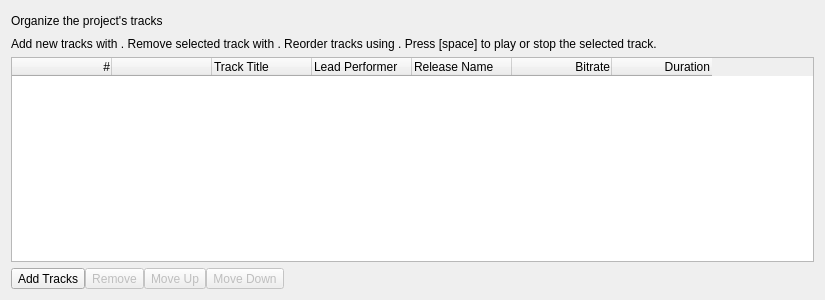
<?xml version="1.0" encoding="UTF-8"?>
<ui version="4.0">
 <class>track_list_page</class>
 <widget class="QWidget" name="track_list_page">
  <property name="geometry">
   <rect>
    <x>0</x>
    <y>0</y>
    <width>825</width>
    <height>300</height>
   </rect>
  </property>
  <layout class="QVBoxLayout" name="verticalLayout">
   <item>
    <widget class="QWidget" name="widget" native="true">
     <layout class="QHBoxLayout" name="horizontalLayout">
      <property name="leftMargin">
       <number>0</number>
      </property>
      <property name="topMargin">
       <number>0</number>
      </property>
      <property name="rightMargin">
       <number>0</number>
      </property>
      <property name="bottomMargin">
       <number>0</number>
      </property>
      <item>
       <widget class="QLabel" name="label">
        <property name="text">
         <string>Organize the project's tracks</string>
        </property>
       </widget>
      </item>
      <item>
       <spacer name="horizontalSpacer">
        <property name="orientation">
         <enum>Qt::Horizontal</enum>
        </property>
        <property name="sizeHint" stdset="0">
         <size>
          <width>40</width>
          <height>20</height>
         </size>
        </property>
       </spacer>
      </item>
     </layout>
    </widget>
   </item>
   <item>
    <widget class="QLabel" name="label_2">
     <property name="styleSheet">
      <string notr="true">
                            QLabel[style=QWindowsVistaStyle] {
                            font-size: 7pt;
                            }

                            QLabel[style=QMacStyle] {
                            font-size: 11pt;
                            }
                        </string>
     </property>
     <property name="text">
      <string>&lt;html&gt;&lt;head/&gt;&lt;body&gt;&lt;p&gt;Add new tracks with &lt;img src=&quot;:/tooltips/add&quot;/&gt;. Remove selected track with &lt;img src=&quot;:/tooltips/remove&quot;/&gt;. Reorder tracks using &lt;img src=&quot;:/tooltips/reorder&quot;/&gt;. Press [space] to play or stop the selected track.&lt;/p&gt;&lt;/body&gt;&lt;/html&gt;</string>
     </property>
    </widget>
   </item>
   <item>
    <widget class="QTableWidget" name="_track_table">
     <property name="contextMenuPolicy">
      <enum>Qt::CustomContextMenu</enum>
     </property>
     <property name="styleSheet">
      <string notr="true">QTableView[style=QMacStyle] {
                            alternate-background-color: #F2F2F2;
                            }

                            QToolTip {
                            padding: 2px;
                            background-color: palette(alternate-base);
                            }
                        </string>
     </property>
     <property name="editTriggers">
      <set>QAbstractItemView::NoEditTriggers</set>
     </property>
     <property name="alternatingRowColors">
      <bool>true</bool>
     </property>
     <property name="selectionMode">
      <enum>QAbstractItemView::SingleSelection</enum>
     </property>
     <property name="selectionBehavior">
      <enum>QAbstractItemView::SelectRows</enum>
     </property>
     <property name="showGrid">
      <bool>false</bool>
     </property>
     <property name="columnCount">
      <number>7</number>
     </property>
     <attribute name="verticalHeaderDefaultSectionSize">
      <number>30</number>
     </attribute>
     <attribute name="verticalHeaderMinimumSectionSize">
      <number>30</number>
     </attribute>
     <column>
      <property name="text">
       <string>#</string>
      </property>
      <property name="textAlignment">
       <set>AlignRight|AlignVCenter</set>
      </property>
     </column>
     <column>
      <property name="text">
       <string/>
      </property>
      <property name="textAlignment">
       <set>AlignHCenter|AlignVCenter|AlignCenter</set>
      </property>
     </column>
     <column>
      <property name="text">
       <string>Track Title</string>
      </property>
      <property name="textAlignment">
       <set>AlignLeft|AlignVCenter</set>
      </property>
     </column>
     <column>
      <property name="text">
       <string>Lead Performer</string>
      </property>
      <property name="textAlignment">
       <set>AlignLeft|AlignVCenter</set>
      </property>
     </column>
     <column>
      <property name="text">
       <string>Release Name</string>
      </property>
      <property name="textAlignment">
       <set>AlignLeft|AlignVCenter</set>
      </property>
     </column>
     <column>
      <property name="text">
       <string>Bitrate</string>
      </property>
      <property name="textAlignment">
       <set>AlignRight|AlignVCenter</set>
      </property>
     </column>
     <column>
      <property name="text">
       <string>Duration</string>
      </property>
      <property name="textAlignment">
       <set>AlignRight|AlignVCenter</set>
      </property>
     </column>
    </widget>
   </item>
   <item>
    <layout class="QHBoxLayout" name="horizontalLayout_2">
     <property name="spacing">
      <number>0</number>
     </property>
     <item>
      <widget class="QToolButton" name="_add_tracks_button">
       <property name="styleSheet">
        <string notr="true">QToolButton[style=QMacStyle] {
                                    margin: 0 -1px 0 0;
                                    min-height: 20px;
                                    min-width: 20px;
                                    }
                                </string>
       </property>
       <property name="text">
        <string>Add Tracks</string>
       </property>
       <property name="icon">
        <iconset>
         <normaloff>:/icons/add</normaloff>:/icons/add</iconset>
       </property>
      </widget>
     </item>
     <item>
      <widget class="QToolButton" name="_remove_track_button">
       <property name="enabled">
        <bool>false</bool>
       </property>
       <property name="styleSheet">
        <string notr="true">QToolButton[style=QMacStyle] {
                                    margin: 0 -1px 0 0;
                                    min-height: 20px;
                                    min-width: 20px;
                                    }
                                </string>
       </property>
       <property name="text">
        <string>Remove</string>
       </property>
       <property name="icon">
        <iconset>
         <normaloff>:/icons/remove</normaloff>:/icons/remove</iconset>
       </property>
      </widget>
     </item>
     <item>
      <widget class="QToolButton" name="_move_track_up_button">
       <property name="enabled">
        <bool>false</bool>
       </property>
       <property name="styleSheet">
        <string notr="true">QToolButton[style=QMacStyle] {
                                    margin: 0 -1px 0 0;
                                    min-height: 20px;
                                    min-width: 20px;
                                    }
                                </string>
       </property>
       <property name="text">
        <string>Move Up</string>
       </property>
       <property name="icon">
        <iconset>
         <normaloff>:/icons/move-up</normaloff>:/icons/move-up</iconset>
       </property>
      </widget>
     </item>
     <item>
      <widget class="QToolButton" name="_move_track_down_button">
       <property name="enabled">
        <bool>false</bool>
       </property>
       <property name="styleSheet">
        <string notr="true">QToolButton[style=QMacStyle] {
         margin: 0;
         min-height: 20px;
         min-width: 20px;
         }
        </string>
       </property>
       <property name="text">
        <string>Move Down</string>
       </property>
       <property name="icon">
        <iconset>
         <normaloff>:/icons/move-down</normaloff>:/icons/move-down</iconset>
       </property>
      </widget>
     </item>
     <item>
      <spacer name="horizontalSpacer_2">
       <property name="orientation">
        <enum>Qt::Horizontal</enum>
       </property>
       <property name="sizeHint" stdset="0">
        <size>
         <width>40</width>
         <height>20</height>
        </size>
       </property>
      </spacer>
     </item>
    </layout>
   </item>
  </layout>
  <action name="_remove_action">
   <property name="enabled">
    <bool>false</bool>
   </property>
   <property name="text">
    <string>Remove</string>
   </property>
   <property name="toolTip">
    <string>Remove</string>
   </property>
   <property name="shortcutContext">
    <enum>Qt::WidgetWithChildrenShortcut</enum>
   </property>
  </action>
  <action name="_play_action">
   <property name="enabled">
    <bool>false</bool>
   </property>
   <property name="text">
    <string>Play</string>
   </property>
   <property name="shortcut">
    <string>Space</string>
   </property>
   <property name="shortcutContext">
    <enum>Qt::WidgetWithChildrenShortcut</enum>
   </property>
  </action>
  <action name="_stop_action">
   <property name="enabled">
    <bool>false</bool>
   </property>
   <property name="text">
    <string>Stop</string>
   </property>
   <property name="shortcut">
    <string>Space</string>
   </property>
   <property name="shortcutContext">
    <enum>Qt::WidgetWithChildrenShortcut</enum>
   </property>
   <property name="visible">
    <bool>false</bool>
   </property>
  </action>
  <action name="_move_up_action">
   <property name="enabled">
    <bool>false</bool>
   </property>
   <property name="text">
    <string>Move Up</string>
   </property>
   <property name="shortcutContext">
    <enum>Qt::WidgetShortcut</enum>
   </property>
  </action>
  <action name="_move_down_action">
   <property name="enabled">
    <bool>false</bool>
   </property>
   <property name="text">
    <string>Move Down</string>
   </property>
  </action>
 </widget>
 <resources/>
 <connections>
  <connection>
   <sender>_remove_track_button</sender>
   <signal>clicked()</signal>
   <receiver>_remove_action</receiver>
   <slot>trigger()</slot>
   <hints>
    <hint type="sourcelabel">
     <x>51</x>
     <y>274</y>
    </hint>
    <hint type="destinationlabel">
     <x>-1</x>
     <y>-1</y>
    </hint>
   </hints>
  </connection>
  <connection>
   <sender>_move_track_up_button</sender>
   <signal>clicked()</signal>
   <receiver>_move_up_action</receiver>
   <slot>trigger()</slot>
   <hints>
    <hint type="sourcelabel">
     <x>77</x>
     <y>273</y>
    </hint>
    <hint type="destinationlabel">
     <x>-1</x>
     <y>-1</y>
    </hint>
   </hints>
  </connection>
  <connection>
   <sender>_move_track_down_button</sender>
   <signal>clicked()</signal>
   <receiver>_move_down_action</receiver>
   <slot>trigger()</slot>
   <hints>
    <hint type="sourcelabel">
     <x>103</x>
     <y>273</y>
    </hint>
    <hint type="destinationlabel">
     <x>-1</x>
     <y>-1</y>
    </hint>
   </hints>
  </connection>
 </connections>
</ui>
